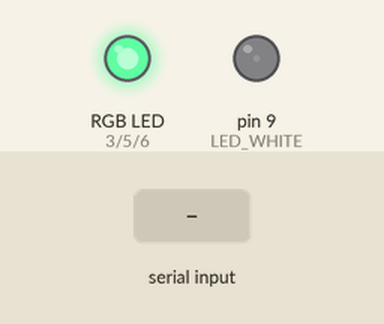
Bench run of a sketch on a simulated Arduino Uno, built with avr-gcc and run on an emulated ATmega328P. On the bench: an RGB LED mixed from three pins (HIGH = lit), output pins drawn as LEDs (lit = HIGH). Inputs (shaded band) come from the test bench.

Above: at 6.2 s.
Timing chart, 0 to 3.9 s (numbered marks = the images above; inputs shaded):
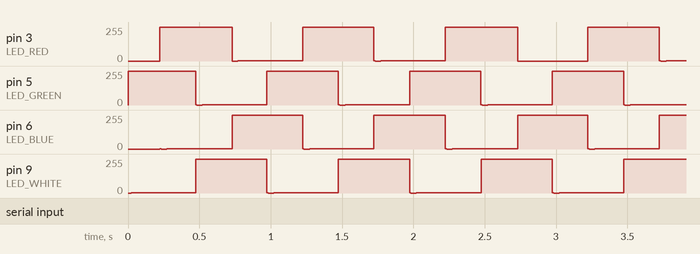

The sketch:

jenkins.ino
```cpp
#define LED_RED 3
#define LED_GREEN 5
#define LED_BLUE 6
#define LED_WHITE 9
#define DELAY 1000.0

#define CYCLE_TIME 2000UL
#define BLINK_TIME 500UL

char state;
char current_state;
double shift;

void setup( void );
void loop( void );
void blinky( int pin, unsigned long ts );
void switch_on( int pin, double theta );
void switch_off( void );


void setup() {
  Serial.begin(9600);
  pinMode(LED_RED, OUTPUT);
  pinMode(LED_GREEN, OUTPUT);
  pinMode(LED_BLUE, OUTPUT);
  pinMode(LED_WHITE, OUTPUT);

  shift = DELAY/(4 * DELAY);

  int boot = millis() + 5000;

  do {
    double theta = millis()/DELAY;
    switch_on( LED_RED, theta );
    switch_on( LED_GREEN, theta + 1*shift );
    switch_on( LED_BLUE, theta + 2*shift );
    switch_on( LED_WHITE, theta + 3*shift );
  } while ( millis() < boot );
  switch_off();
}

void loop() {
  double theta = millis()/DELAY;

  if ( Serial.available() ) {
    current_state = Serial.read();
  }

  if ( state != current_state ) {
    switch_off();
    state = current_state;
  }

  if ( state == 'F' ) {
    switch_on( LED_RED, theta );
  } else if ( state == 'S' ) {
    analogWrite( LED_GREEN, 255 );
  } else if ( state == 'B' ) {
    blinky( LED_RED, millis() );
  }
}

void blinky( int pin, unsigned long ts ) {
  unsigned long offset = ts % CYCLE_TIME;

  if (offset > BLINK_TIME) {
    analogWrite( pin, 0 );
  } else {
    analogWrite( pin, 255 );
  }
}

void switch_on( int pin, double theta ) {
  analogWrite( pin, 128.0 + 128 * sin( theta * 2.0 * PI  ) );
}

void switch_off() {
    analogWrite( LED_RED, 0 );
    analogWrite( LED_GREEN, 0 );
    analogWrite( LED_BLUE, 0 );
    analogWrite( LED_WHITE, 0 );
}
```
